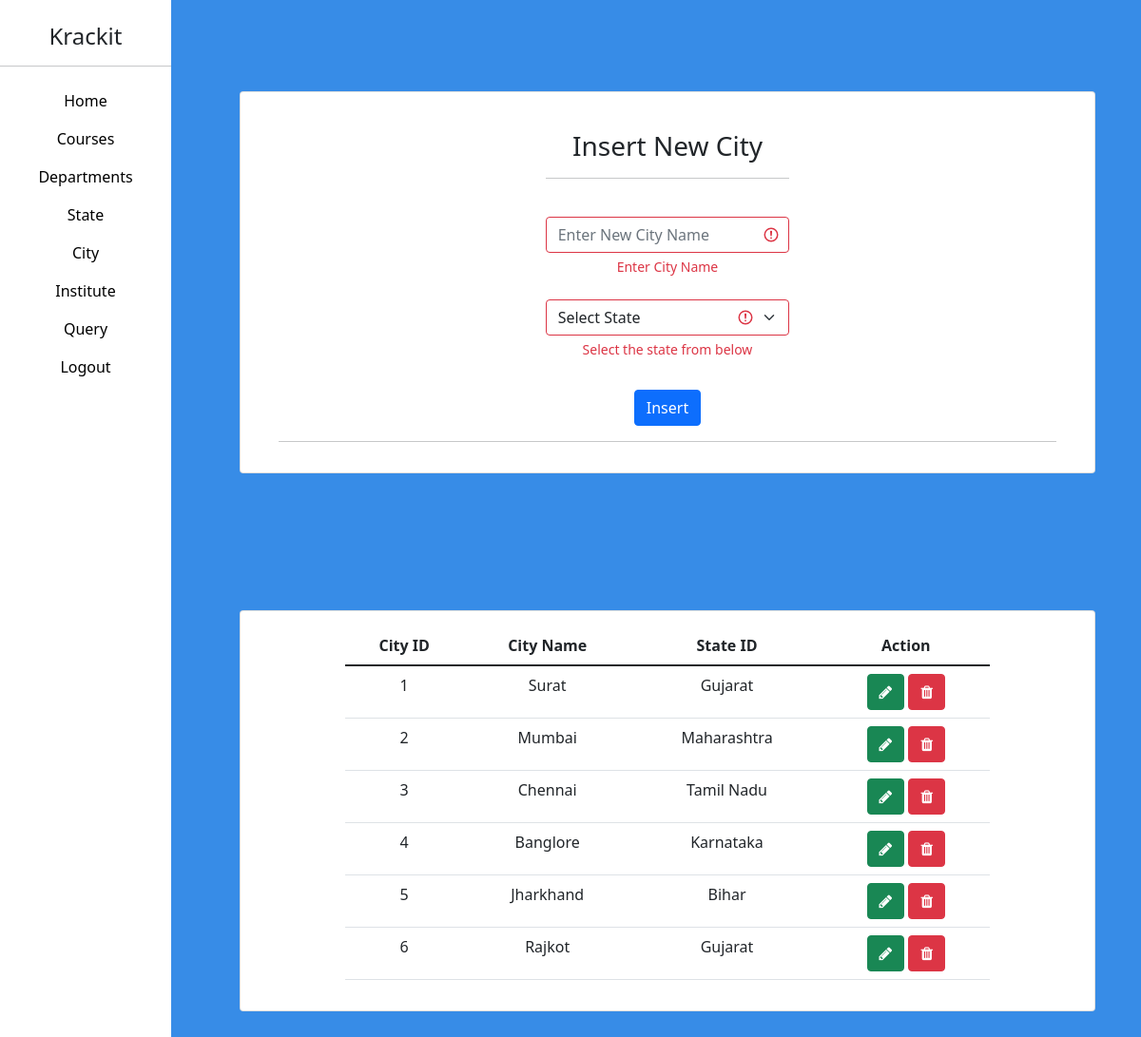
/admin_city.php (signed in), run on the app's committed database.
### tables this page shows
CREATE TABLE `tbl_city` (
  `cc_city_id` int(11) NOT NULL,
  `cc_city_name` text NOT NULL,
  `cc_state_id` int(11) NOT NULL
);

CREATE TABLE `tbl_state` (
  `cc_state_id` int(11) NOT NULL,
  `cc_state_name` text NOT NULL
);

### admin_city.php (the view, shortened to what this page needs)
<!DOCTYPE html>
<html lang="en">
<head>
    <link href="https://cdn.jsdelivr.net/npm/bootstrap@5.1.3/dist/css/bootstrap.min.css" rel="stylesheet">
    <link rel="stylesheet" href="https://cdnjs.cloudflare.com/ajax/libs/font-awesome/4.7.0/css/font-awesome.min.css">
</head>
<body class="clri">
    <div class="row">
        <div class="col-md-2">
            <?php
                include('admin_nav_bar.php');
            ?>
        </div>
        <div class="col-md-10">
    <form method="post" class="was-validated">
        <br>
        <br>
        <div class="card bg-white p-3 m-5">
        <br>
            <div class="container" align="center">
                <div class="row">
                    <div class="col-md-4"></div>
                    <div class="col-md-4">
                    <h3 align="center">Insert New City</h3>
                    <hr>
                    <br>
                    <input type="text" placeholder="Enter New City Name" class="form-control" required name="cnm">
                    <div class="invalid-feedback">Enter City Name</div>
                    <br>
                    <select class="form-select" id="cmbstate" name="cmbstate" required>
                        <option disabled value="" selected>Select State</option>
                    </select>
                    <div class="invalid-feedback">Select the state from below</div>
                </div>
                <div class="col-md-4"></div>
            </div>
            <br>
            <button type="submit" name="btnsub" class="btn btn-primary">Insert</button>
            <hr>
            </div>
        </div>
        <br>
        <br>
        <div class="card bg-white p-3 m-5">
            <div class="container">
                <div class="row">
                    <div class="col-md-1"></div>
                    <div class="col-md-10">
                    <table class="table table-stripped table-hover">
                        <thead align="center">
                        <th>City ID</th>
                        <th>City Name</th>
                        <th>State ID</th>
                        <th>Action</th>
                        </thead>
                        <tbody>
                            <?php
                            include('conn.php');
                            $sql="select * from tbl_city";
                            $res=mysqli_query($conn,$sql);
                            while($row=mysqli_fetch_assoc($res))
                            {
                            ?>
                            <tr align="center">
                                <td><?php echo $row['cc_city_id']; ?></td>
                                <td><?php echo $row['cc_city_name']; ?></td>
                                <?php
                                $qq=$row['cc_state_id'];
                                $sql111="select * from tbl_state where cc_state_id=$qq";
                                $res111=mysqli_query($conn,$sql111);
                                while($row111=mysqli_fetch_assoc($res111))
                                {
                                ?>
                                    <td><?php echo $row111['cc_state_name']; ?></td>
                                <?php
                                }
                                ?>
                                <td>
                                    <a class="btn btn-success" href="admin_city_update.php?cityid=<?php echo $row['cc_city_id'];?>"><i class="fa fa-pencil"></i></a>
                                    <a class="btn btn-danger" href="admin_city_delete.php?cityid=<?php echo $row['cc_city_id'];?>"><i class="fa fa-trash"></i></a>
                                </td>
                            </tr>
                            <?php
                            }
                            ?>
                        </tbody>
                    </table>
                    </div>
                    <div class="col-md-1"></div>
                </div>
            </div>
        </div>
    </form>
                        </div>
</body>
</html>

### admin_city.php (style rules this page uses)
.clri { background-color: #378CE7; background-size: cover; background-repeat: no-repeat; }

### data on the page
tbl_city: cc_city_id "1", cc_city_name "Surat"
tbl_state: cc_state_name "Gujarat"
tbl_city: cc_city_id "2", cc_city_name "Mumbai"
tbl_state: cc_state_name "Maharashtra"
tbl_city: cc_city_id "3", cc_city_name "Chennai"
tbl_state: cc_state_name "Tamil Nadu"
tbl_city: cc_city_id "4", cc_city_name "Banglore"
tbl_state: cc_state_name "Karnataka"
tbl_city: cc_city_id "5", cc_city_name "Jharkhand"
tbl_state: cc_state_name "Bihar"
tbl_city: cc_city_id "6", cc_city_name "Rajkot"
